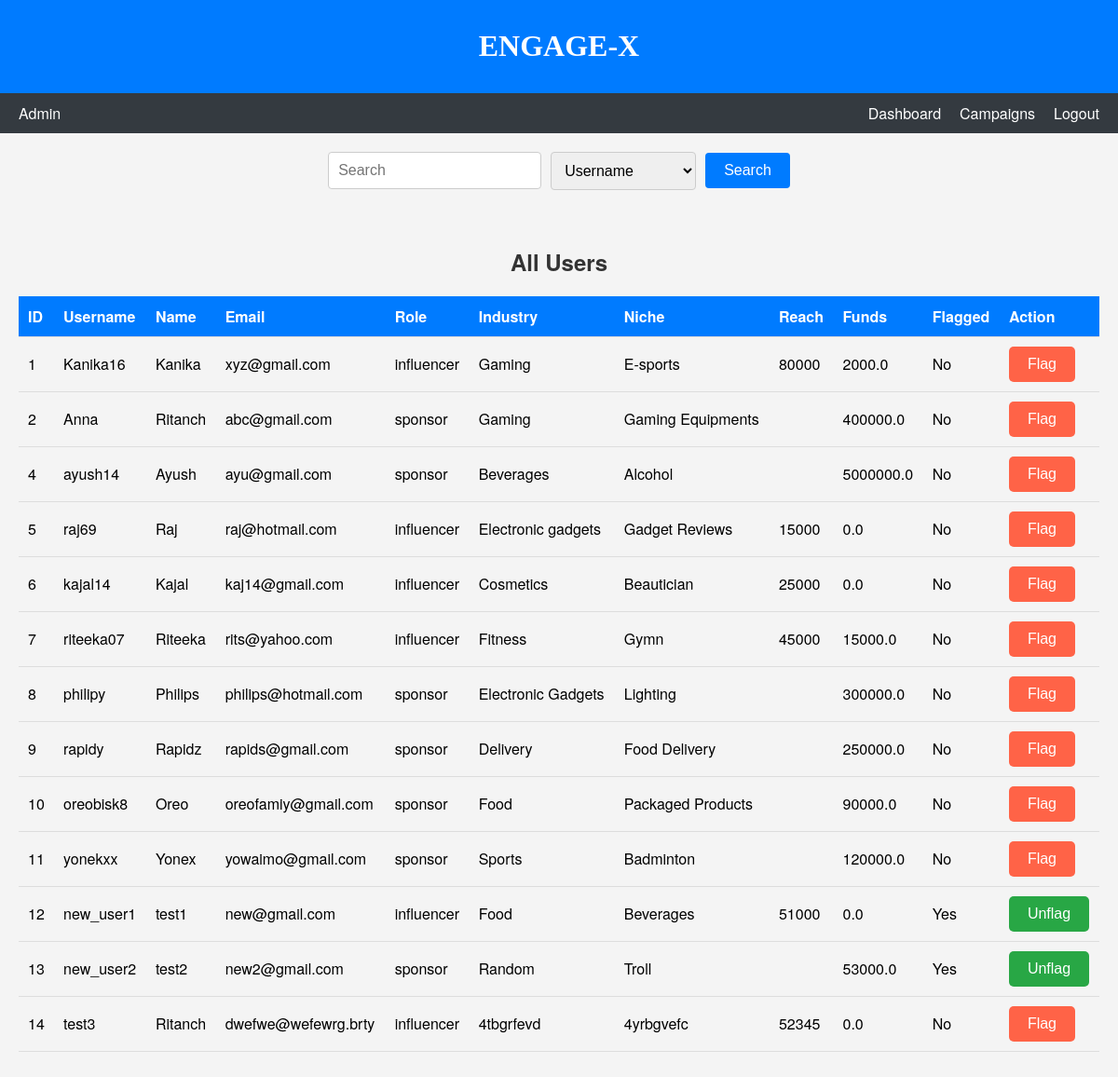
Before: /show_users/all with the older database file.
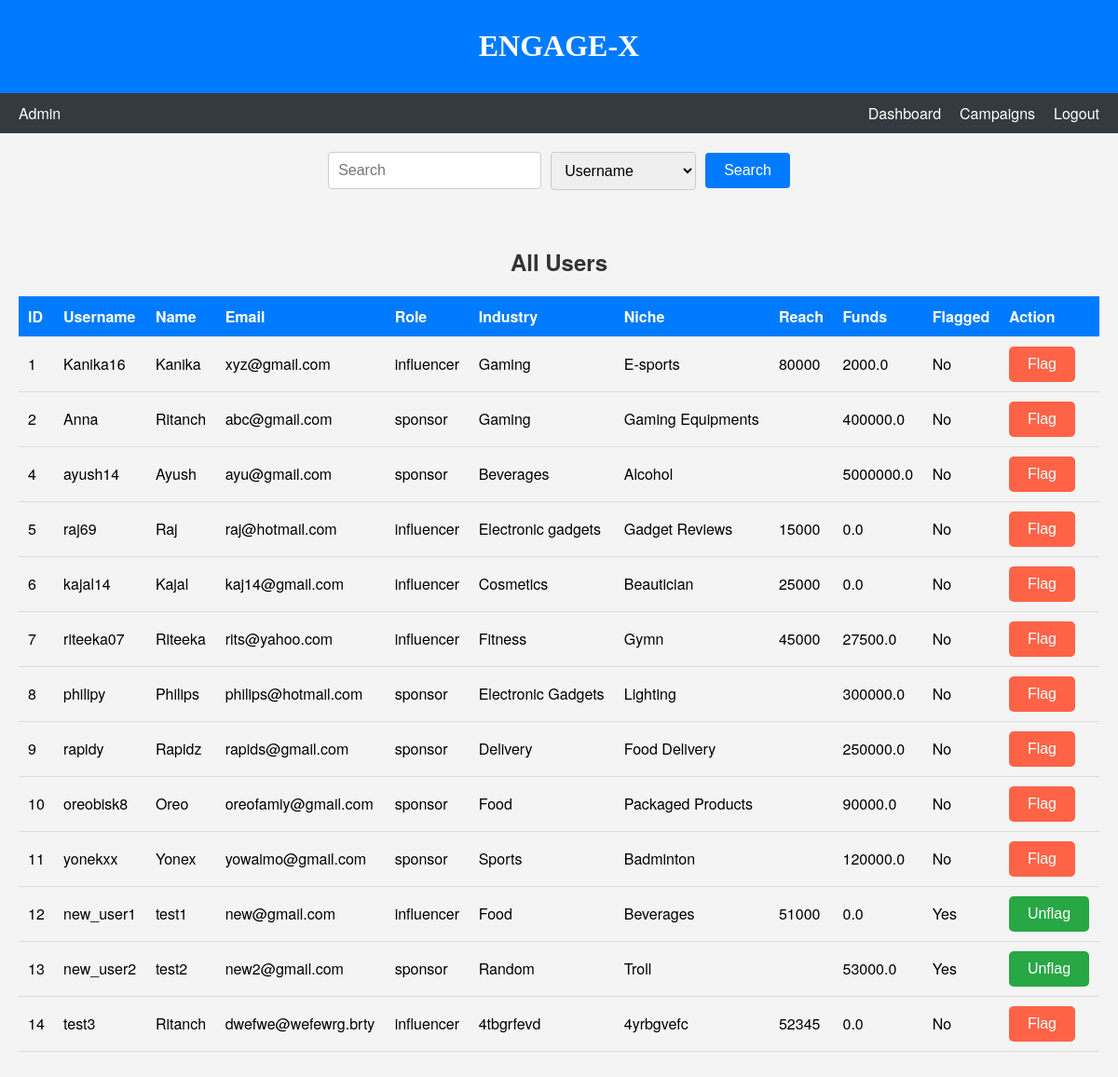
After: the same page with the newer database file.
### models.py (models this page shows, shortened)
class User(db.Model):
    __tablename__ = "user"
    id = db.Column(db.Integer, primary_key=True, autoincrement=True)
    username = db.Column(db.String, nullable=False)
    email = db.Column(db.String, nullable=False)
    role = db.Column(db.String, nullable=False) # admin , sponsor or influencer
    password = db.Column(db.String, nullable=False)
    is_flagged = db.Column(db.Boolean, default=False, nullable=False)  # New attribute for flagging users
    profile = db.relationship('Profile', back_populates='user', uselist=False)
    campaigns = db.relationship('Campaign', back_populates='sponsor')
    ad_requests = db.relationship('AdRequest', back_populates='influencer')

class Profile(db.Model):
    __tablename__ = "profile"
    id = db.Column(db.Integer, primary_key=True, autoincrement=True)
    user_id = db.Column(db.Integer, db.ForeignKey("user.id"), nullable=False)
    name = db.Column(db.String, nullable=False)
    industry = db.Column(db.String)
    niche = db.Column(db.String)
    reach = db.Column(db.Integer)
    funds = db.Column(db.Float)
    user = db.relationship('User', back_populates='profile')

### app.py (the view, shortened to what this page needs)
@app.route('/show_users/<type>', methods=['GET', 'POST'])
def show_users(type):
    if type == 'all':
        users = User.query.filter(User.role != 'admin').all()
    elif type == 'influencers':
        users = User.query.filter(User.role == 'influencer').all()
    elif type == 'sponsors':
        users = User.query.filter(User.role == 'sponsor').all()
    elif type == 'flagged':
        users = User.query.filter(User.is_flagged == True).all()
    return rt('users.html', users=users, type=type)

### templates/users.html (shortened to what this page needs)
<!DOCTYPE html>
<html lang="en">
<head>
    <link rel="stylesheet" href="{{ url_for('static', filename='css/admin_dashboard.css') }}">
</head>
<body>
    <header>
        <h1>ENGAGE-X</h1>
    </header>
    <nav class="navbar">
        <div class="navbar-left">
            <span>Admin</span>
        </div>
        <div class="navbar-right">
            <a href="{{ url_for('admin_dashboard') }}">Dashboard</a>
            <a href="{{ url_for('show_campaigns', type='all') }}">Campaigns</a>
            <a href="{{ url_for('logout') }}">Logout</a>
        </div>
    </nav>
    <div id="search-bar" class="search-bar">
        <form action="{{ url_for('search_admin') }}" method="POST">
            <input type="text" name="search-input" placeholder="Search" id="search-input">
            <select name="tag" id="tag">
                <option value="username">Username</option>
            </select>
            <button id="search-button">Search</button>
        </form>
    </div>
    <section id="users-section">
        <h2>{{ type|capitalize }} Users</h2>
        <table>
            <thead>
                <tr>
                    <th>ID</th>
                    <th>Username</th>
                    <th>Name</th>
                    <th>Email</th>
                    <th>Role</th>
                    <th>Industry</th>
                    <th>Niche</th>
                    <th>Reach</th>
                    <th>Funds</th>
                    <th>Flagged</th>
                    <th>Action</th>
                </tr>
            </thead>
            <tbody>
                {% for user in users %}
                <tr>
                    <td>{{ user.id }}</td>
                    <td>{{ user.username }}</td>
                    <td>{{ user.profile.name }}</td>
                    <td>{{ user.email }}</td>
                    <td>{{ user.role }}</td>
                    <td>{{ user.profile.industry }}</td>
                    <td>{{ user.profile.niche }}</td>
                    <td>{{ user.profile.reach }}</td>
                    <td>{{ user.profile.funds }}</td>
                    <td>{{ 'Yes' if user.is_flagged else 'No' }}</td>
                    <td>
                        <form action="{{ url_for('show_users', type=type) }}" method="post">
                            {% if user.is_flagged %}
                                <button type="submit" name="action" value="unflag" class="unflag-button">Unflag</button>
                            {% else %}
                                <button type="submit" name="action" value="flag" class="flag-button">Flag</button>
                            {% endif %}
                        </form>
                    </td>
                </tr>
                {% endfor %}
            </tbody>
        </table>
    </section>
</body>
</html>

### static/css/admin_dashboard.css (style rules this page uses)
body { font-family: 'Helvetica Neue', sans-serif; margin: 0; padding: 0; background-color: #f4f4f4; }
header { font-family: stylish; background-color: #007bff; color: white; padding: 10px 20px; text-align: center; }
.navbar { display: flex; justify-content: space-between; background-color: #343a40; color: white; padding: 10px 20px; }
.navbar-left { display: flex; align-items: center; }
.navbar-right { display: flex; align-items: center; }
.navbar-right a { color: white; text-decoration: none; margin-left: 20px; }
.search-bar { margin: 20px; display: flex; justify-content: center; align-items: center; }
.search-bar form { display: flex; align-items: center; }
#search-input { padding: 10px; font-size: 16px; border: 1px solid #ccc; border-radius: 4px; margin-right: 10px; }
#tag { padding: 10px; font-size: 16px; border: 1px solid #ccc; border-radius: 4px; margin-right: 10px; }
#search-button { padding: 10px 20px; font-size: 16px; background-color: #007bff; color: white; border: none; border-radius: 4px; cursor: pointer; }
#users-section { padding: 20px; text-align: center; }
#users-section h2 { color: #333; margin-bottom: 20px; }
#users-section table { width: 100%; border-collapse: collapse; margin: 20px 0; }
#users-section th, #users-section td { padding: 10px; text-align: left; border-bottom: 1px solid #ddd; }
#users-section th { background-color: #007bff; color: white; }
.flag-button, .unflag-button { padding: 10px 20px; font-size: 16px; border: none; border-radius: 5px; cursor: pointer; }
.flag-button { background-color: #FF6347; color: white; }
.unflag-button { background-color: #28a745; color: white; }

Changed rows visible on the page:
changed through a linked row, User "riteeka07": profile.funds "15000.0" → "27500.0"
